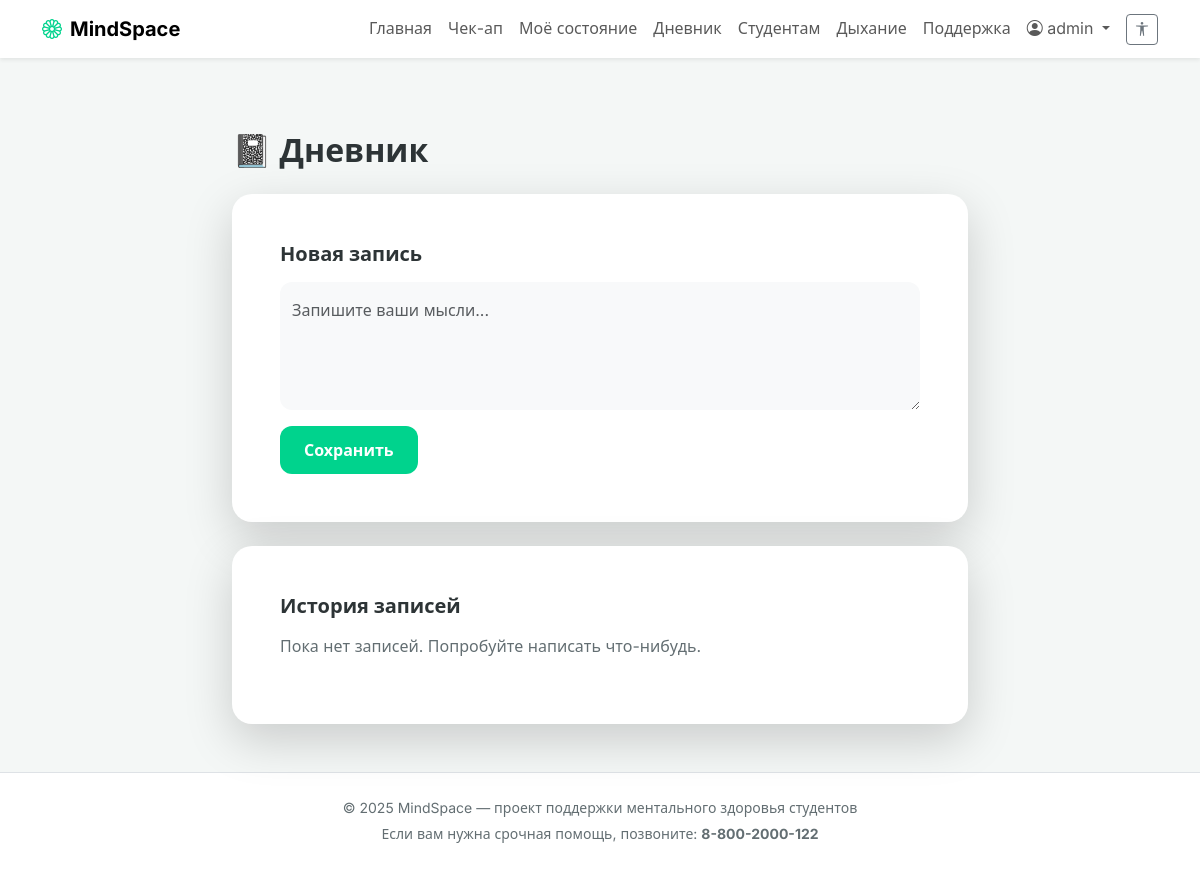
Page /journal (signed in) on the earlier database version.
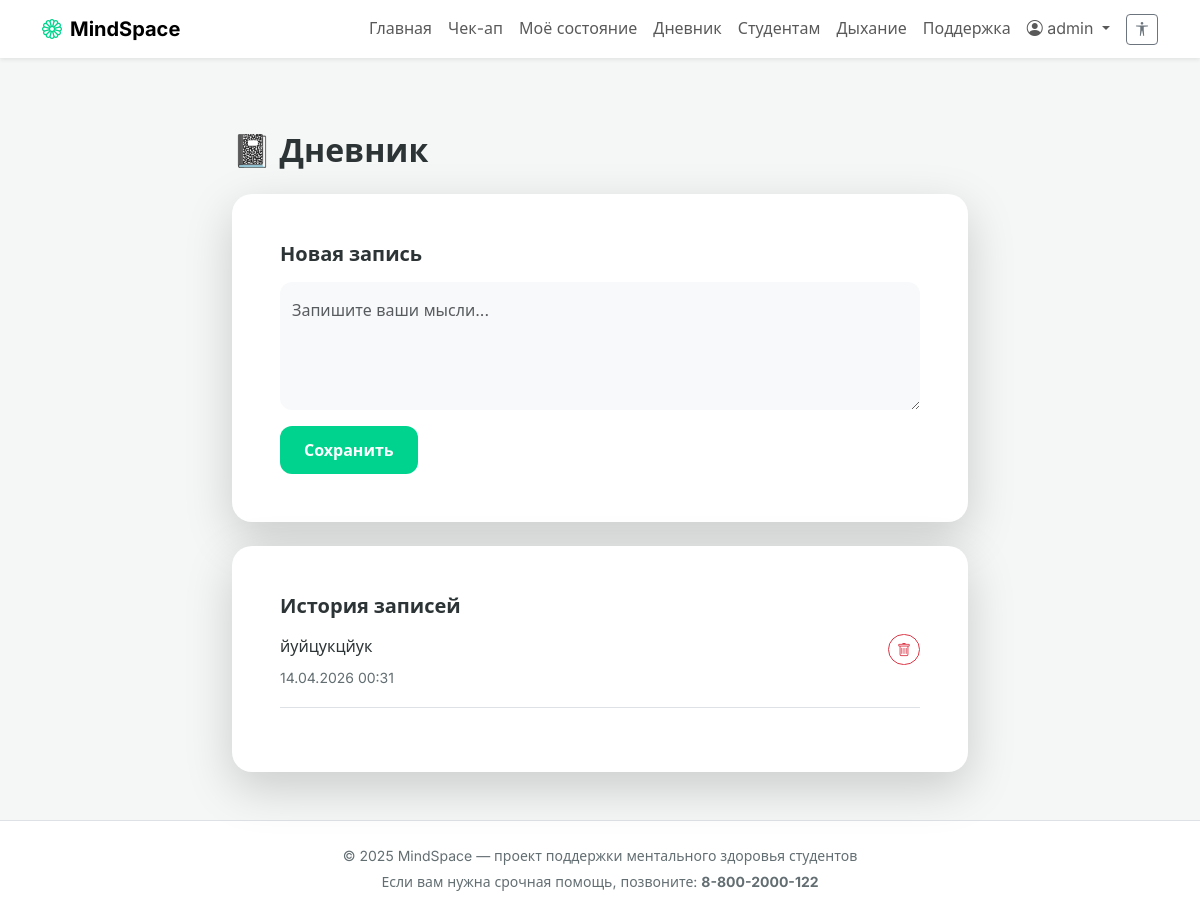
Same page on the later database version.
### models.py (models this page shows)
class JournalEntry(db.Model):
    __tablename__ = 'journal_entries'
    id = db.Column(db.Integer, primary_key=True)
    user_id = db.Column(db.Integer, db.ForeignKey('users.id'), nullable=False)
    date = db.Column(db.DateTime, default=novosibirsk_time)
    text = db.Column(db.Text, nullable=False)

### app.py (the view)
@app.route('/journal', methods=['GET', 'POST'])
@login_required
def journal():
    form = JournalForm()
    if form.validate_on_submit():
        entry = JournalEntry(user_id=current_user.id, text=form.text.data)
        db.session.add(entry)
        db.session.commit()
        flash('Запись добавлена', 'success')
        return redirect(url_for('journal'))
    entries = JournalEntry.query.filter_by(user_id=current_user.id).order_by(JournalEntry.date.desc()).limit(10).all()
    return render_template('journal.html', form=form, entries=entries)

### forms.py
class JournalForm(FlaskForm):
    text = TextAreaField('Новая запись', validators=[DataRequired()])
    submit = SubmitField('Сохранить')

### app.py (called while the page is built)
@app.context_processor
def inject_timezone():
    return dict(tz=pytz.timezone('Asia/Novosibirsk'))

@login_manager.user_loader
def load_user(user_id):
    return User.query.get(int(user_id))

### templates/journal.html (shortened to what this page needs)
{% extends "base.html" %}
{% block content %}
<div class="row justify-content-center">
    <div class="col-lg-8">
        <h2 class="fw-bold mb-4">📓 Дневник</h2>
        <div class="card border-0 shadow-lg mb-4">
            <div class="card-body p-4">
                <h5 class="fw-bold mb-3">Новая запись</h5>
                <form method="post">
                    <div class="mb-3">
                        {{ form.text(class="form-control border-0 bg-light py-3", rows=4, style="border-radius: 12px;",
                        placeholder="Запишите ваши мысли...") }}
                    </div>
                    {{ form.submit(class="btn btn-primary rounded-pill px-4 py-2") }}
                </form>
            </div>
        </div>
        <div class="card border-0 shadow-lg">
            <div class="card-body p-4">
                <h5 class="fw-bold mb-3">История записей</h5>
                {% if entries %}
                {% for entry in entries %}
                <div class="border-bottom pb-3 mb-3">
                    <div class="d-flex justify-content-between align-items-start">
                        <p class="mb-1">{{ entry.text }}</p>
                        <form action="{{ url_for('delete_journal_entry', entry_id=entry.id) }}" method="POST"
                            class="ms-3">
                            <button type="submit" class="btn btn-sm btn-outline-danger rounded-pill"
                                onclick="return confirm('Удалить запись?');">
                                <i class="bi bi-trash"></i>
                            </button>
                        </form>
                    </div>
                    <small class="text-muted">{{ entry.date.strftime('%d.%m.%Y %H:%M') }}</small>
                </div>
                {% endfor %}
                {% else %}
                <p class="text-muted">Пока нет записей. Попробуйте написать что-нибудь.</p>
                {% endif %}
            </div>
        </div>
    </div>
</div>
{% endblock %}

Differences in the rows shown:
added JournalEntry: text "йуйцукцйук", date "14.04.2026 00:31"
Other differences:
text no longer shown: "Пока нет записей. Попробуйте написать что-нибудь."
